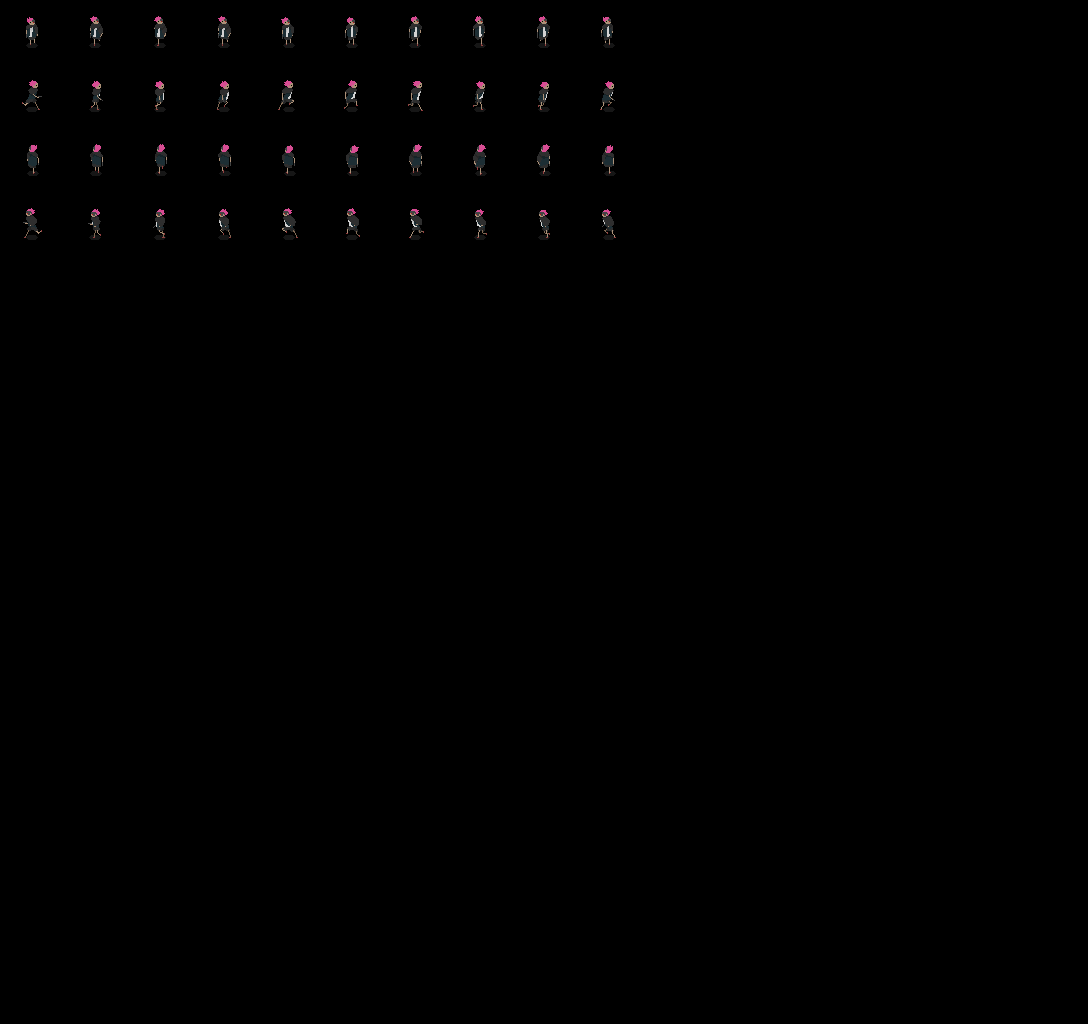

This is a level from a 2D game, rendered from its Tiled map with the project's own tilesets. A one-line summary and the map file follow, with tile-layer data summarised:
An orthogonal 17x16 tile map with 64x64 px tiles, 4 tile layers (RunBot, RunRight, RunTop, RunLeft) and 40 objects (4x 0, 4x 1, 4x 2, 4x 3, 4x 4, ...).

<map version="1.0" tiledversion="1.1.2" orientation="orthogonal" renderorder="right-down" width="17" height="16" tilewidth="64" tileheight="64" infinite="0" nextobjectid="43">
 <tileset firstgid="1" source="Gunner.tsx" />
 <layer name="RunBot" width="17" height="16">
  <data>[272 cells, 10 non-empty, 10 distinct tile ids]</data>
 </layer>
 <layer name="RunRight" width="17" height="16">
  <data>[272 cells, 10 non-empty, 10 distinct tile ids]</data>
 </layer>
 <layer name="RunTop" width="17" height="16">
  <data>[272 cells, 10 non-empty, 10 distinct tile ids]</data>
 </layer>
 <layer name="RunLeft" width="17" height="16">
  <data>[272 cells, 10 non-empty, 10 distinct tile ids]</data>
 </layer>
 <objectgroup name="RunBot">
  <object id="1" name="Hithurtbox" type="0" x="26.25" y="18.5" width="11.875" height="26.875" />
  <object id="2" name="Hithurtbox" type="1" x="90.1875" y="19.3125" width="11.875" height="26.875" />
  <object id="4" name="Hithurtbox" type="2" x="153.688" y="17.8125" width="11.875" height="26.875" />
  <object id="5" name="Hithurtbox" type="3" x="217.813" y="19.0625" width="11.875" height="26.875" />
  <object id="6" name="Hithurtbox" type="4" x="281.563" y="19.1875" width="11.875" height="26.875" />
  <object id="7" name="Hithurtbox" type="5" x="345.813" y="18.5625" width="11.875" height="26.875" />
  <object id="8" name="Hithurtbox" type="6" x="410.188" y="18.5625" width="11.875" height="26.875" />
  <object id="9" name="Hithurtbox" type="7" x="473.813" y="17.5625" width="11.875" height="26.875" />
  <object id="10" name="Hithurtbox" type="8" x="538.063" y="18.4375" width="11.875" height="26.875" />
  <object id="11" name="Hithurtbox" type="9" x="601.688" y="17.9375" width="11.875" height="26.875" />
 </objectgroup>
 <objectgroup name="RunRight">
  <object id="12" name="Hithurtbox" type="0" x="26.5455" y="81.4545" width="12.7273" height="28" />
  <object id="13" name="Hithurtbox" type="1" x="89.5454" y="82.1818" width="12.7273" height="28" />
  <object id="14" name="Hithurtbox" type="2" x="153.636" y="82.2727" width="12.7273" height="28" />
  <object id="15" name="Hithurtbox" type="3" x="218.545" y="82.6364" width="12.7273" height="28" />
  <object id="16" name="Hithurtbox" type="4" x="281.455" y="81.7273" width="12.7273" height="28" />
  <object id="17" name="Hithurtbox" type="5" x="345.818" y="81.4545" width="12.7273" height="28" />
  <object id="18" name="Hithurtbox" type="6" x="410.182" y="81.7273" width="12.7273" height="28" />
  <object id="19" name="Hithurtbox" type="7" x="473.727" y="82.6364" width="12.7273" height="28" />
  <object id="20" name="Hithurtbox" type="8" x="537.273" y="82.2727" width="12.7273" height="28" />
  <object id="21" name="Hithurtbox" type="9" x="601.455" y="82.1818" width="12.7273" height="28" />
 </objectgroup>
 <objectgroup name="RunTop">
  <object id="23" name="Hithurtbox" type="0" x="27.5" y="145.375" width="11.5" height="28.5" />
  <object id="24" name="Hithurtbox" type="1" x="90.375" y="145.75" width="11.5" height="28.5" />
  <object id="25" name="Hithurtbox" type="2" x="154.375" y="144.625" width="11.5" height="28.5" />
  <object id="26" name="Hithurtbox" type="3" x="218.5" y="145" width="11.5" height="28.5" />
  <object id="27" name="Hithurtbox" type="4" x="283" y="146.125" width="11.5" height="28.5" />
  <object id="28" name="Hithurtbox" type="5" x="346.75" y="146.625" width="11.5" height="28.5" />
  <object id="29" name="Hithurtbox" type="6" x="410.25" y="146.875" width="11.5" height="28.5" />
  <object id="30" name="Hithurtbox" type="7" x="474.125" y="146.375" width="11.5" height="28.5" />
  <object id="31" name="Hithurtbox" type="8" x="538.375" y="145.625" width="11.5" height="28.5" />
  <object id="32" name="Hithurtbox" type="9" x="602.25" y="146" width="11.5" height="28.5" />
 </objectgroup>
 <objectgroup name="RunLeft">
  <object id="33" name="Hithurtbox" type="0" x="26.5" y="209.375" width="10.75" height="29" />
  <object id="34" name="Hithurtbox" type="1" x="90.125" y="208.5" width="10.75" height="29" />
  <object id="35" name="Hithurtbox" type="2" x="154.75" y="209.5" width="10.75" height="29" />
  <object id="36" name="Hithurtbox" type="3" x="219" y="208.5" width="10.75" height="29" />
  <object id="37" name="Hithurtbox" type="4" x="282.625" y="208.25" width="10.75" height="29" />
  <object id="38" name="Hithurtbox" type="5" x="347.25" y="207.875" width="10.75" height="29" />
  <object id="39" name="Hithurtbox" type="6" x="410.75" y="210" width="10.75" height="29" />
  <object id="40" name="Hithurtbox" type="7" x="474.875" y="209.625" width="10.75" height="29" />
  <object id="41" name="Hithurtbox" type="8" x="539.125" y="210.125" width="10.75" height="29" />
  <object id="42" name="Hithurtbox" type="9" x="602.625" y="209" width="10.75" height="29" />
 </objectgroup>
</map>
